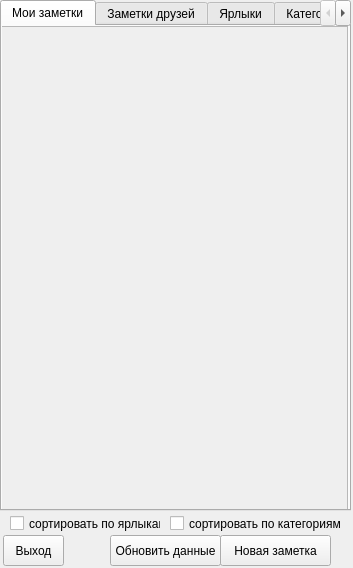
<?xml version="1.0" encoding="UTF-8"?>
<ui version="4.0">
 <class>NotesForm</class>
 <widget class="QWidget" name="NotesForm">
  <property name="geometry">
   <rect>
    <x>0</x>
    <y>0</y>
    <width>353</width>
    <height>568</height>
   </rect>
  </property>
  <property name="sizePolicy">
   <sizepolicy hsizetype="Fixed" vsizetype="Fixed">
    <horstretch>0</horstretch>
    <verstretch>0</verstretch>
   </sizepolicy>
  </property>
  <property name="windowTitle">
   <string>Заметки</string>
  </property>
  <property name="windowIcon">
   <iconset>
    <normaloff>icon.png</normaloff>icon.png</iconset>
  </property>
  <widget class="QTabWidget" name="tabWidget">
   <property name="geometry">
    <rect>
     <x>0</x>
     <y>0</y>
     <width>351</width>
     <height>511</height>
    </rect>
   </property>
   <property name="currentIndex">
    <number>0</number>
   </property>
   <widget class="QWidget" name="Tab1">
    <attribute name="title">
     <string>Мои заметки</string>
    </attribute>
    <widget class="QScrollArea" name="scrollArea_3">
     <property name="geometry">
      <rect>
       <x>-1</x>
       <y>0</y>
       <width>347</width>
       <height>516</height>
      </rect>
     </property>
     <property name="widgetResizable">
      <bool>false</bool>
     </property>
     <widget class="QWidget" name="myNotesArea">
      <property name="geometry">
       <rect>
        <x>0</x>
        <y>0</y>
        <width>335</width>
        <height>514</height>
       </rect>
      </property>
     </widget>
    </widget>
   </widget>
   <widget class="QWidget" name="tab_2">
    <attribute name="title">
     <string>Заметки друзей</string>
    </attribute>
    <widget class="QScrollArea" name="scrollArea_4">
     <property name="geometry">
      <rect>
       <x>0</x>
       <y>0</y>
       <width>347</width>
       <height>521</height>
      </rect>
     </property>
     <property name="widgetResizable">
      <bool>false</bool>
     </property>
     <widget class="QWidget" name="sharedNoteArea">
      <property name="geometry">
       <rect>
        <x>0</x>
        <y>0</y>
        <width>334</width>
        <height>519</height>
       </rect>
      </property>
     </widget>
    </widget>
   </widget>
   <widget class="QWidget" name="tab">
    <attribute name="title">
     <string>Ярлыки</string>
    </attribute>
    <widget class="QScrollArea" name="scrollArea">
     <property name="geometry">
      <rect>
       <x>0</x>
       <y>0</y>
       <width>351</width>
       <height>516</height>
      </rect>
     </property>
     <property name="widgetResizable">
      <bool>false</bool>
     </property>
     <widget class="QWidget" name="scrollAreaWidgetContents">
      <property name="geometry">
       <rect>
        <x>0</x>
        <y>0</y>
        <width>335</width>
        <height>514</height>
       </rect>
      </property>
     </widget>
    </widget>
   </widget>
   <widget class="QWidget" name="tab_3">
    <attribute name="title">
     <string>Категории</string>
    </attribute>
    <widget class="QScrollArea" name="scrollArea_2">
     <property name="geometry">
      <rect>
       <x>0</x>
       <y>0</y>
       <width>351</width>
       <height>521</height>
      </rect>
     </property>
     <property name="widgetResizable">
      <bool>false</bool>
     </property>
     <widget class="QWidget" name="scrollAreaWidgetContents_2">
      <property name="geometry">
       <rect>
        <x>0</x>
        <y>0</y>
        <width>334</width>
        <height>519</height>
       </rect>
      </property>
     </widget>
    </widget>
   </widget>
  </widget>
  <widget class="QPushButton" name="pushButton">
   <property name="geometry">
    <rect>
     <x>220</x>
     <y>535</y>
     <width>111</width>
     <height>31</height>
    </rect>
   </property>
   <property name="text">
    <string>Новая заметка</string>
   </property>
  </widget>
  <widget class="QPushButton" name="pushButton_2">
   <property name="geometry">
    <rect>
     <x>110</x>
     <y>535</y>
     <width>111</width>
     <height>31</height>
    </rect>
   </property>
   <property name="text">
    <string>Обновить данные</string>
   </property>
  </widget>
  <widget class="QPushButton" name="pushButton_3">
   <property name="geometry">
    <rect>
     <x>3</x>
     <y>535</y>
     <width>61</width>
     <height>31</height>
    </rect>
   </property>
   <property name="text">
    <string>Выход</string>
   </property>
  </widget>
  <widget class="QCheckBox" name="checkTags">
   <property name="geometry">
    <rect>
     <x>10</x>
     <y>515</y>
     <width>151</width>
     <height>17</height>
    </rect>
   </property>
   <property name="text">
    <string>сортировать по ярлыкам</string>
   </property>
  </widget>
  <widget class="QCheckBox" name="checkCats">
   <property name="geometry">
    <rect>
     <x>170</x>
     <y>515</y>
     <width>171</width>
     <height>17</height>
    </rect>
   </property>
   <property name="text">
    <string>сортировать по категориям</string>
   </property>
  </widget>
 </widget>
 <resources/>
 <connections/>
</ui>
